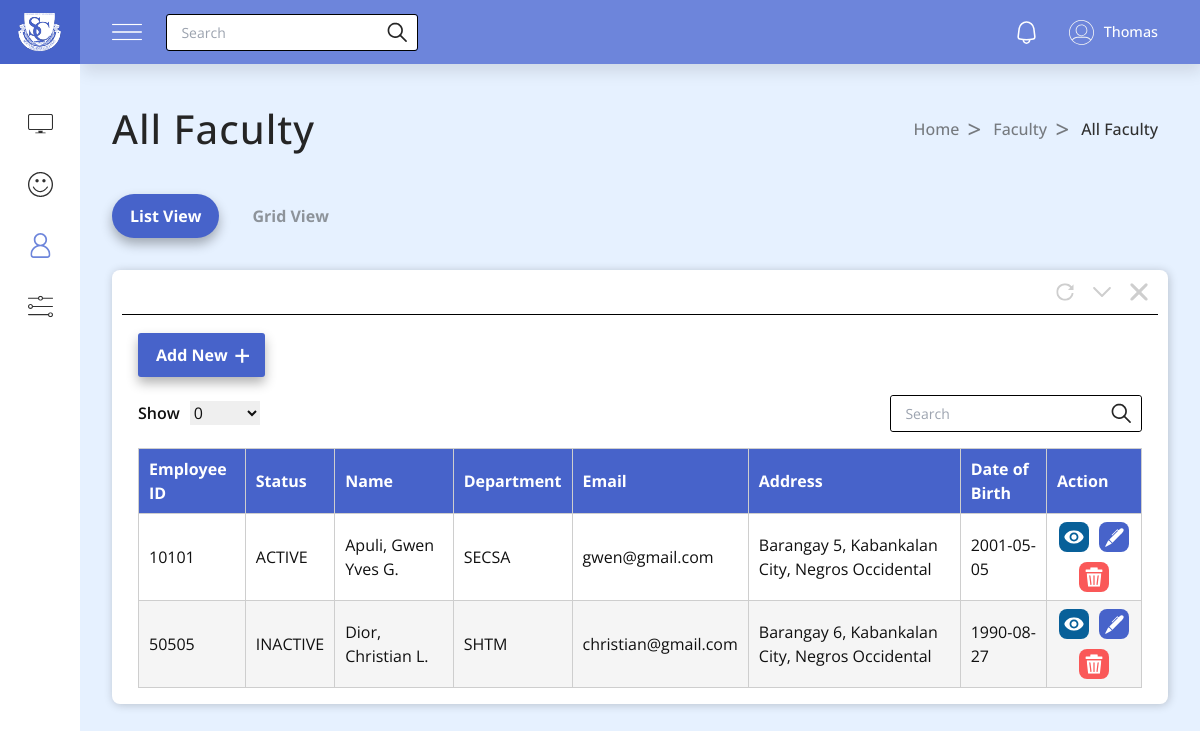
/admin/all_faculty.php (signed in), run on an earlier commit of the app's database.
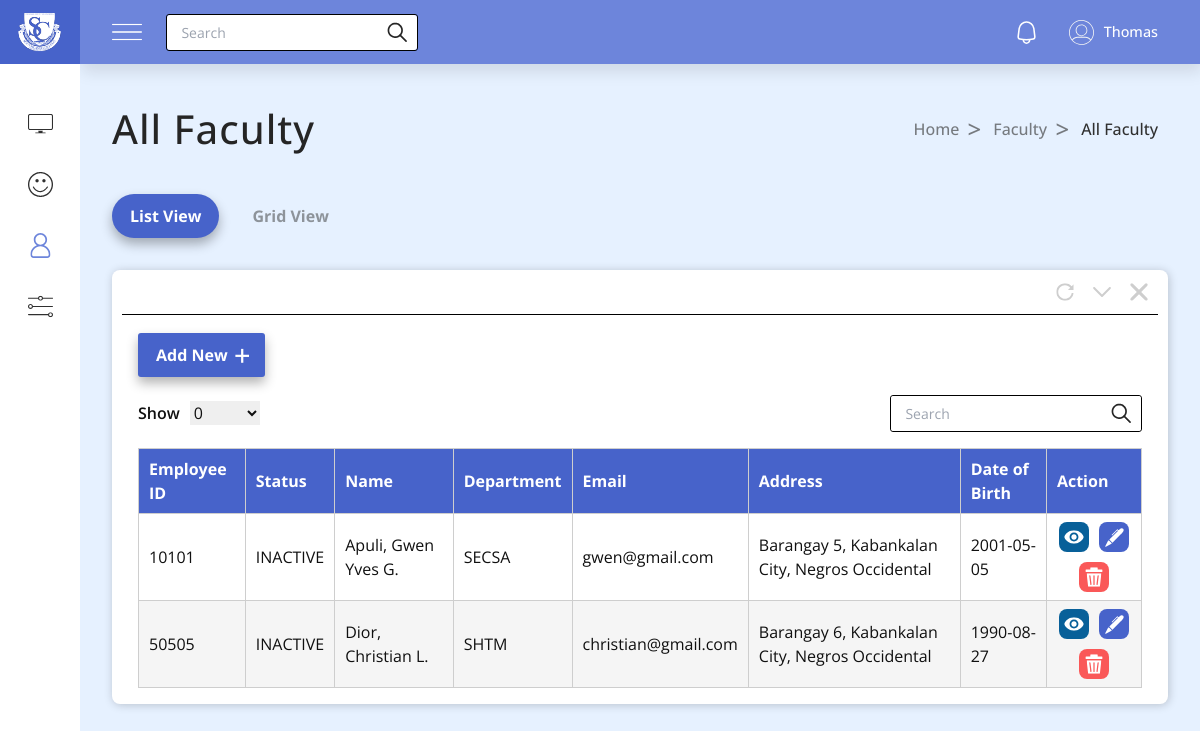
And on a later commit of the database.
### tables this page shows
CREATE TABLE `faculty_tbl` (
  `faculty_id` int(11) NOT NULL,
  `fname` varchar(255) NOT NULL,
  `mname` varchar(255) NOT NULL,
  `lname` varchar(255) NOT NULL,
  `date_of_birth` date NOT NULL,
  `place_of_birth` varchar(255) NOT NULL,
  `sex` varchar(255) NOT NULL,
  `blood_type` varchar(255) NOT NULL,
  `civil_status` varchar(255) NOT NULL,
  `tin_id` varchar(255) NOT NULL,
  `citizenship` varchar(255) NOT NULL,
  `sss_no` varchar(255) NOT NULL,
  `pagibig_no` varchar(255) NOT NULL,
  `philhealth_no` varchar(255) NOT NULL,
  `height` float NOT NULL,
  `weight` float NOT NULL,
  `residential_address` varchar(255) NOT NULL,
  `permanent_address` varchar(255) NOT NULL,
  `email` varchar(255) NOT NULL,
  `contact_number` varchar(255) NOT NULL,
  `status` varchar(255) NOT NULL DEFAULT 'ACTIVE',
  `photo_path` varchar(255) DEFAULT NULL,
  `department` varchar(255) NOT NULL
);

### admin/all_faculty.php (the view, shortened to what the changed rows need)
<!DOCTYPE html>
<html lang="en">
<head>
    <link rel="stylesheet" href="styles/nav.css" />
    <link rel="stylesheet" href="styles/all.css" />
    <script src="https://cdn.tailwindcss.com"></script>
</head>
<body>
    <?php require 'partials/nav.php' ?>
    <section class="section">
        <div class="section-title">
            <h1>All Faculty</h1>
        </div>
        <div class="table-container">
            <div class="all-staff">
                <div class="main-table-container">
                    <div class="table">
                        <table>
                            <thead>
                                <th>Employee ID</th>
                                <th>Status</th>
                                <th>Name</th>
                                <th>Department</th>
                                <th>Email</th>
                                <th>Address</th>
                                <th>Date of Birth</th>
                                <th>Action</th>
                            </thead>
                            <tbody id="staff-table-body">
                                <?php
                                include('includes/connection.php');
                                $query = mysqli_query($conn, "SELECT * FROM `faculty_tbl`");
                                while ($row = mysqli_fetch_array($query)) {
                                ?>
                                    <tr>
                                        <td><label><?php echo $row['faculty_id']; ?></label></td>
                                        <td><label><?= $row['status'] ?></label></td>
                                        <td><label><?php echo $row['lname'] . ', ' . $row['fname'] . ' ' . $row['mname']; ?></label>
                                        </td>
                                        <td><label><?php echo $row['department']; ?></label></td>
                                        <td><label><?php echo $row['email']; ?></label></td>
                                        <td><label><?php echo $row['permanent_address']; ?></label></td>
                                        <td><label><?php echo $row['date_of_birth']; ?></label></td>
                                        <td class='action'>
                                            <a class="view-btn" href="about_faculty.php?faculty_id=<?php echo $row['faculty_id'] ?>">
                                                <div>
                                                    <img src="images/eyes.svg" alt="View">
                                                </div>
                                            </a>
                                            <a class='update-btn' href='edit_faculty.php?id=<?php echo $row['faculty_id']; ?>'>
                                                <div>
                                                    <img src="images/update-btn.svg" alt="update">
                                                </div>
                                            </a>
                                            <a class="delete-btn" href="functions/faculty/delete.php?id=<?php echo $row['faculty_id']; ?>">
                                                <div>
                                                    <img src="images/delete-btn.svg" alt="update">
                                                </div>
                                            </a>
                                        </td>
                                    </tr>
                                <?php }
                                ?>
                            </tbody>
                        </table>
                    </div>
                </div>
            </div>
        </div>
    </section>
</body>
</html>

What changed in the data, as far as the page shows it:
changed faculty_tbl "Apuli": status "ACTIVE" → "INACTIVE"
